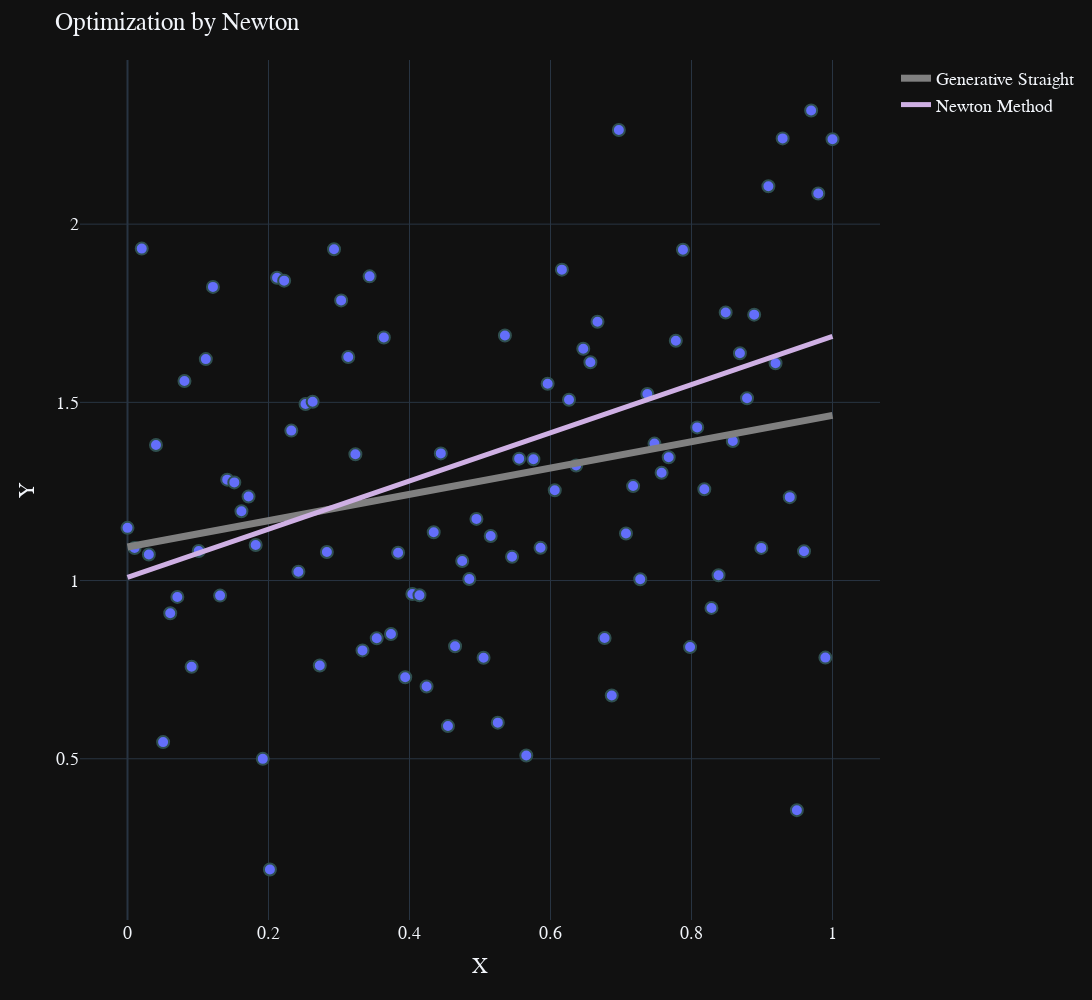

The code cell stored with this chart in its notebook:
### Markdown cell above
# _Optimization by Newton_
## $F(x, a, b) = ax + b$

### Code cell
def function_being_optimized_disc(z, support_x, support_y):

    return np.sum((liner_optimize_function(z, support_x) - support_y) ** 2)

zero_condition_newton = 10 ** -3, 0.2
res_nm = optimize.newton(function_being_optimized_disc, zero_condition_newton, tol=10 ** -3, maxiter=10008, args=(x, y))
a_nwt, b_nwt = res_nm

additional_line_liner_newton =  AdditionalLine(x=x, a=a_nwt, b=b_nwt, name_method="Newton Method", width=5, color='#CFB0E4')

figure = visualize(x=x, y=y, title="Optimization by Newton", additional_line=additional_line_liner_newton)
figure.show()
